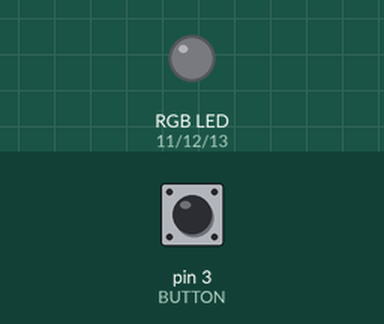
Simulated run of this program. Board: Raspberry Pi (header pin numbers). Parts: an RGB LED mixed from three pins (HIGH = lit). Dashed ring = blinking. The test bench sets the inputs (shaded band); at power-on: pin 3 (BUTTON) HIGH.

Above: at 1.2 s.
1.3 s: pin 3 (BUTTON) pulsed LOW 5 times (0.12 s each, 0.3 s apart)
At 1.97 s:
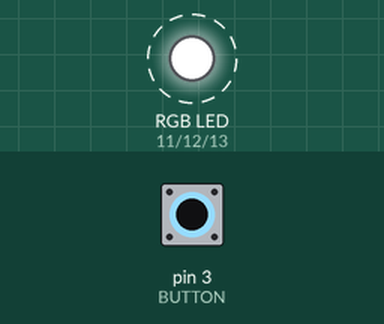
4.3 s: pin 3 (BUTTON) pulled LOW for 0.15 s
At 5.7 s:
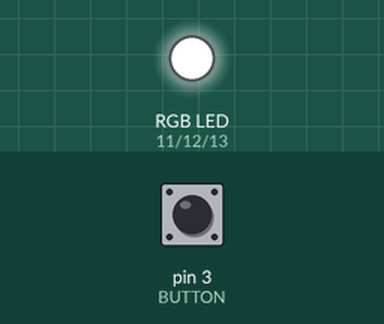
6.0 s: pin 3 (BUTTON) pulled LOW for 1 s
At 8.3 s:
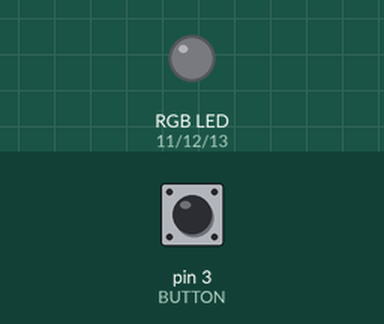
Timing chart, 0 to 9.8 s (numbered marks = the images above; inputs shaded):
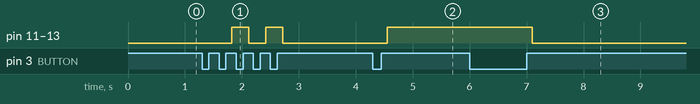

Measured:
- after the input at 1.3 s, pin 11 (RED), pin 12 (GREEN), pin 13 (BLUE): alternates HIGH for 0.30 s and LOW for 0.30 s, 4 changes in all, then stays LOW, starting after 0.52 s
- after the input at 4.3 s, pin 11 (RED), pin 12 (GREEN), pin 13 (BLUE): LOW → HIGH after 0.25 s
- after the input at 6.0 s, pin 11 (RED), pin 12 (GREEN), pin 13 (BLUE): HIGH → LOW after 1.1 s

The program:

GPIO_main3.py
```python
## PUSHBUTTON RGB LEN Control
import RPi.GPIO as GPIO
import time

BUTTON = 3
RED = 11 # 퍼플
GREEN = 12 # 블루
BLUE = 13 # 그린

GPIO.setmode(GPIO.BOARD)
GPIO.setup(BUTTON, GPIO.IN)
GPIO.setup(RED, GPIO.OUT) # 11핀 출력셋팅
GPIO.setup(GREEN, GPIO.OUT) # 12핀 출력셋팅
GPIO.setup(BLUE, GPIO.OUT) # 13핀 출력셋팅

is_click = False

def button_push(val):
    global is_click
    if is_click == True:
        GPIO.output(RED, GPIO.HIGH)
        GPIO.output(GREEN, GPIO.HIGH)
        GPIO.output(BLUE, GPIO.HIGH)
    else:
        GPIO.output(RED, GPIO.LOW)
        GPIO.output(GREEN, GPIO.LOW)
        GPIO.output(BLUE, GPIO.LOW)

    is_click = not is_click

while True:
    GPIO.wait_for_edge(BUTTON, GPIO.RISING, bouncetime=100)
    time.sleep(0.1)

    button_push(GPIO.input(BUTTON))
```
